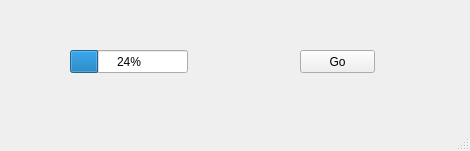
<?xml version="1.0" encoding="UTF-8"?>
<ui version="4.0">
 <class>MainWindow</class>
 <widget class="QMainWindow" name="MainWindow">
  <property name="geometry">
   <rect>
    <x>0</x>
    <y>0</y>
    <width>470</width>
    <height>151</height>
   </rect>
  </property>
  <property name="windowTitle">
   <string>MainWindow</string>
  </property>
  <widget class="QWidget" name="centralwidget">
   <widget class="QProgressBar" name="barProgress">
    <property name="geometry">
     <rect>
      <x>70</x>
      <y>50</y>
      <width>118</width>
      <height>23</height>
     </rect>
    </property>
    <property name="value">
     <number>24</number>
    </property>
   </widget>
   <widget class="QPushButton" name="btnGo">
    <property name="geometry">
     <rect>
      <x>300</x>
      <y>50</y>
      <width>75</width>
      <height>23</height>
     </rect>
    </property>
    <property name="text">
     <string>Go</string>
    </property>
   </widget>
  </widget>
  <widget class="QMenuBar" name="menubar">
   <property name="geometry">
    <rect>
     <x>0</x>
     <y>0</y>
     <width>470</width>
     <height>21</height>
    </rect>
   </property>
  </widget>
  <widget class="QStatusBar" name="statusbar"/>
 </widget>
 <resources/>
 <connections/>
</ui>
